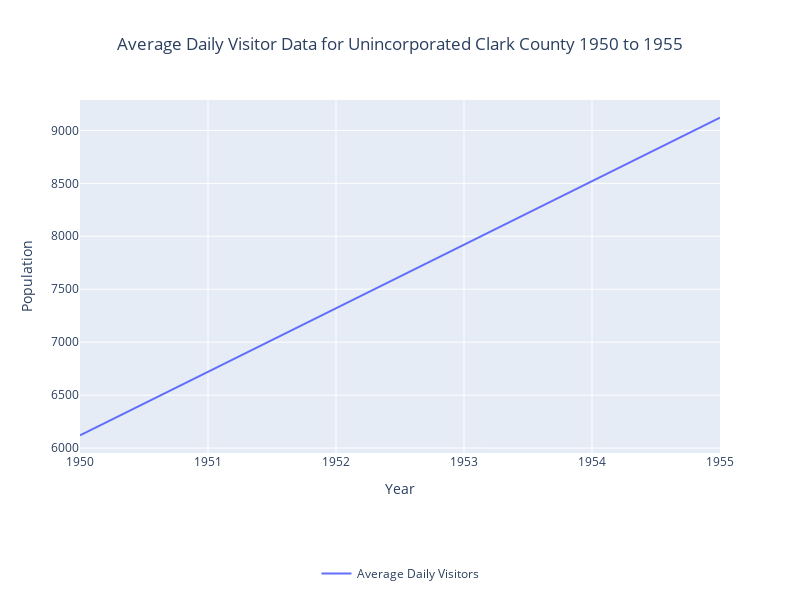

Notebook source saved alongside this figure:
### Markdown cell above
<h3>Time to Figure out Visitor Growth to 1980!</h3>
You will now repeat the same process that you completed for the Unincorporated Clark County Population with the Visitor Data.  <b>Recall that Engineers and planners consider daily visitors as additional population to a service area. </b>

### Code cell
Population1950to1955 = Population1950to1955.reset_index()

# Reshape wide → long for Plotly (all airlines in one column)
df_long = Population1950to1955.melt(id_vars='Year', 
                           value_vars=['Average Daily Visitors'], 
                           var_name='Area', value_name='Population')

fig = px.line(
    df_long,
    x='Year', y='Population', color="Area",
    title="Average Daily Vistors for Unincorporated Clark County 1950 to 1955",
    labels={'Population' : "Population"}
)

fig.update_traces(
    hovertemplate=(
        "Area = %{fullData.name}<br>"
        "Year = %{x}<br>"
        "Population = %{y:,}"
        "<extra></extra>"
    )
)

fig.update_layout(
    width=800, height=600,
    yaxis_title="Population",
    #this puts the legend on the bottom
    legend=dict(
        title=dict(text="", side='top center'),  # legend title above items
        orientation="h",     # horizontal layout
        yanchor="top",
        y=-0.3,              # push below chart
        xanchor="center",
        x=0.5
    ),
    #centers the title
    title=dict(
        text="Average Daily Visitor Data for Unincorporated Clark County 1950 to 1955",
        x=0.5,  # 0=left, 0.5=center, 1=right
        xanchor="center"
    )
)

fig.show()
Population1950to1955 = Population1950to1955.set_index('Year')

### Figure 1 — Plotly figure (JSON) as saved in the notebook; plotly's stock layout.template omitted (floating-point values rounded to 4 significant figures)
{"data": [{"hovertemplate": "Area = %{fullData.name}<br>Year = %{x}<br>Population = %{y:,}<extra></extra>", "legendgroup": "Average Daily Visitors", "line": {"color": "#636efa", "dash": "solid"}, "marker": {"symbol": "circle"}, "mode": "lines", "name": "Average Daily Visitors", "orientation": "v", "showlegend": true, "type": "scatter", "x": [1950, 1951, 1952, 1953, 1954, 1955], "xaxis": "x", "y": [6120, 6720, 7320, 7920, 8520, 9120], "yaxis": "y"}], "layout": {"height": 600, "legend": {"orientation": "h", "title": {"side": "top center", "text": ""}, "tracegroupgap": 0, "x": 0.5, "xanchor": "center", "y": -0.3, "yanchor": "top"}, "title": {"text": "Average Daily Visitor Data for Unincorporated Clark County 1950 to 1955", "x": 0.5, "xanchor": "center"}, "width": 800, "xaxis": {"anchor": "y", "domain": [0, 1], "title": {"text": "Year"}}, "yaxis": {"anchor": "x", "domain": [0, 1], "title": {"text": "Population"}}}}
